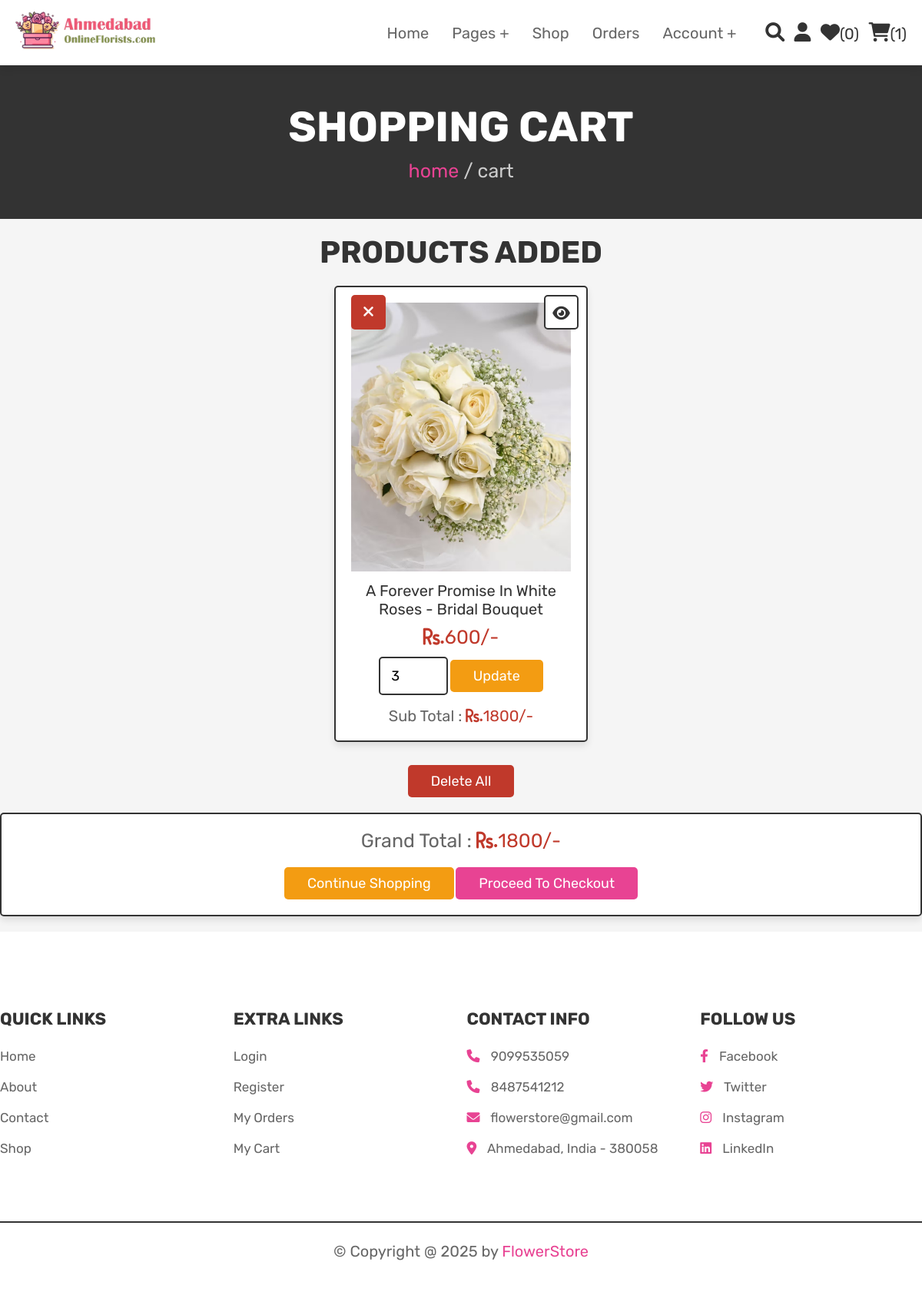
The page /cart.php (signed in) on the database its author committed.
### tables this page shows
CREATE TABLE `cart` (
  `id` int(100) NOT NULL,
  `user_id` int(100) NOT NULL,
  `pid` int(100) NOT NULL,
  `name` varchar(100) NOT NULL,
  `price` int(100) NOT NULL,
  `quantity` int(100) NOT NULL,
  `image` varchar(100) NOT NULL
);

### cart.php (the view, shortened to what this page needs)
<?php
@include 'config.php';
$user_id = $_SESSION['user_id'];
?>
<!DOCTYPE html>
<html lang="en">
<head>
   <link rel="stylesheet" href="https://cdnjs.cloudflare.com/ajax/libs/font-awesome/6.0.0/css/all.min.css">
   <link rel="stylesheet" href="css/style.css">
</head>
<body>
<?php @include 'header.php'; ?>
<section class="heading">
    <h3>shopping cart</h3>
    <p> <a href="home.php">home</a> / cart </p>
</section>
<section class="shopping-cart">
    <h1 class="title">products added</h1>
    <div class="box-container">
    <?php
        $grand_total = 0;
        $select_cart = mysqli_query($conn, "SELECT * FROM `cart` WHERE user_id = '$user_id'") or die('query failed');
        if(mysqli_num_rows($select_cart) > 0){
            while($fetch_cart = mysqli_fetch_assoc($select_cart)){
    ?>
    <div  class="box">
        <a href="cart.php?delete=<?php echo $fetch_cart['id']; ?>" class="fas fa-times" onclick="return confirm('delete this from cart?');"></a>
        <a href="view_page.php?pid=<?php echo $fetch_cart['pid']; ?>" class="fas fa-eye"></a>
        <img src="uploaded_img/<?php echo $fetch_cart['image']; ?>" alt="" class="image">
        <div class="name"><?php echo $fetch_cart['name']; ?></div>
        <div class="price"><i class="fa fa-rupee">. </i><?php echo $fetch_cart['price']; ?>/-</div>
        <form action="" method="post">
            <input type="number" min="1" value="<?php echo $fetch_cart['quantity']; ?>" name="cart_quantity" class="qty">
            <input type="submit" value="update" class="option-btn" name="update_quantity">
        </form>
        <div class="sub-total"> Sub Total : <span><i class="fa fa-rupee">. </i><?php echo $sub_total = ($fetch_cart['price'] * $fetch_cart['quantity']); ?>/-</span> </div>
    </div>
    <?php
    $grand_total += $sub_total;
        }
    }else{
        echo '<p class="empty">your cart is empty</p>';
    }
    ?>
    </div>
    <div class="more-btn">
        <a href="cart.php?delete_all" class="delete-btn <?php echo ($grand_total > 1)?'':'disabled' ?>" onclick="return confirm('delete all from cart?');">delete all</a>
    </div>
    <div class="cart-total">
        <p>Grand Total : <span><i class="fa fa-rupee">. </i><?php echo $grand_total; ?>/-</span></p>
        <a href="shop.php" class="option-btn">continue shopping</a>
        <a href="checkout.php" class="btn  <?php echo ($grand_total > 1)?'':'disabled' ?>">proceed to checkout</a>
    </div>
</section>
<?php @include 'footer.php'; ?>
</body>
</html>

### css/style.css (style rules this page uses)
:root { --pink:#e84393; --red:#c0392b; --orange:#f39c12; --black:#333; --white:#fff; --light-color:#666; --light-white:#ccc; --light-bg:#f5f5f5; --border:.2rem solid var(--black); --box-shadow:0 .5rem 1rem rgba(0,0,0,.1); }
* { font-family: 'Rubik', sans-serif; margin:0; padding:0; box-sizing: border-box; outline: none; border:none; text-decoration: none; transition:all .2s linear; }
html { font-size: 62.5%; overflow-x: hidden; scroll-behavior: smooth; scroll-padding-top: 6.5rem; }
body { background: var(--light-bg); }
section { padding: 20px 0px 20px 0px; }
.btn, .delete-btn, .option-btn { display: inline-block; border-radius: .5rem; margin-top: 1rem; font-size: 1.8rem; color:var(--white); cursor: pointer; padding:1rem 3rem; text-transform: capitalize; }
.btn { background-color: var(--pink); }
.delete-btn { background-color: var(--red); }
.option-btn { background-color: var(--orange); }
.more-btn { margin-top: 2rem; margin-bottom: 2rem; text-align: center; }
.heading { display: flex; flex-flow: column; align-items: center; justify-content: center; gap:1rem; background-color: var(--black); text-align: center; min-height: 25vh; }
.heading h3 { font-size: 5.5rem; color:var(--white); text-transform: uppercase; }
.heading p { font-size: 2.5rem; color:var(--light-white); }
.heading p a { color:var(--pink); }
.title { text-align: center; margin-bottom: 2rem; color:var(--black); text-transform: uppercase; font-size: 4rem; }
.shopping-cart .box-container { max-width: 1200px; margin:0 auto; display: grid; grid-template-columns: repeat(auto-fit, 33rem); gap:1.5rem; align-items: flex-start; justify-content: center; }
.shopping-cart .box-container .box { padding:2rem; text-align: center; background-color: var(--white); border:var(--border); box-shadow: var(--box-shadow); border-radius: .5rem; position: relative; }
.shopping-cart .box-container .box .image { height: 35rem; width: 100%; object-fit: cover; }
.shopping-cart .box-container .box .fa-eye, .shopping-cart .box-container .box .fa-times { position: absolute; top:1rem; height: 4.5rem; width: 4.5rem; line-height: 4.3rem; font-size: 2rem; border-radius: .5rem; }
.shopping-cart .box-container .box .fa-eye { right:1rem; border:var(--border); background-color: var(--white); color:var(--black); }
.shopping-cart .box-container .box .fa-times { background-color: var(--red); color:var(--white); }
.shopping-cart .box-container .box .name { font-size: 2rem; color:var(--black); margin:1rem 0; }
.shopping-cart .box-container .box .price { font-size: 2.5rem; color:var(--red); margin:.5rem 0; }
.shopping-cart .box-container .box .qty { width: 9rem; padding:1.2rem 1.4rem; border-radius: .5rem; border:var(--border); font-size: 1.8rem; }
.shopping-cart .box-container .box .sub-total { margin-top: 1.5rem; font-size: 2rem; color:var(--light-color); }
.shopping-cart .box-container .box .sub-total span { color:var(--red); }
.shopping-cart .cart-total { max-width: 1200px; margin:0 auto; padding:2rem; text-align: center; background-color: var(--white); border:var(--border); box-shadow: var(--box-shadow); border-radius: .5rem; margin-top: 2rem; }
.shopping-cart .cart-total p { font-size: 2.5rem; color:var(--light-color); margin-bottom: 1rem; }
.shopping-cart .cart-total p span { color:var(--red); }

### rows shown on the page
cart: image (picture), name "A Forever Promise In White Roses - Bridal Bouquet", price "600", cart_quantity "3", $sub_total = ($fetch_cart['price'] * $fetch_cart['quantity']) "1800"

### other values the page prints
$wishlist_num_rows "0"
$cart_num_rows "1"
$grand_total "1800"
